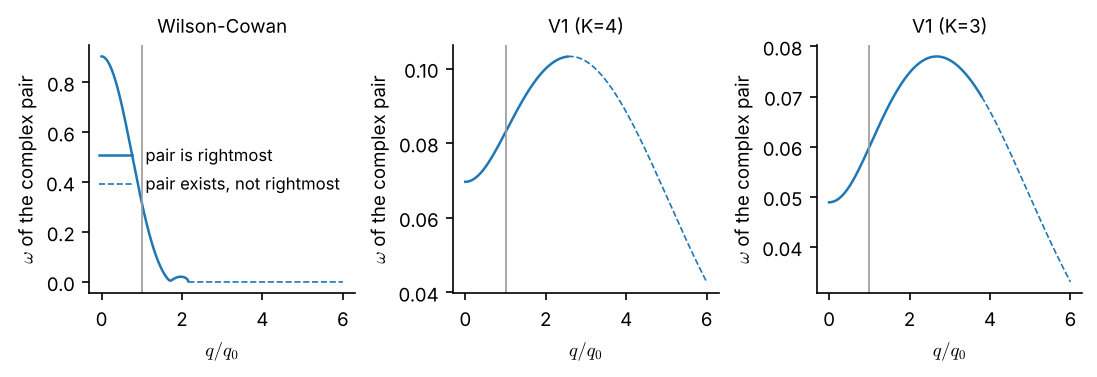

Write the Python code that produced this figure.
"""Frequency of the oscillatory branch versus wavenumber at onset (report Sec. 8.4).

Follows the complex pair through q, reports where it peaks, where it stops being
rightmost, and where it collides into two real eigenvalues.
Usage: uv run python figures/dispersion_bell.py   (writes figures/dispersion_bell.pdf)
"""
import matplotlib
import numpy as np

from mcn_project import presets
from mcn_project.linear import eigenvalues, find_onset

matplotlib.use("Agg")
import matplotlib.pyplot as plt

CASES = {"Wilson-Cowan": (presets.wilson_cowan(), (4, 9)), "V1 (K=4)": (presets.v1(), (0, 1)),
         "V1 (K=3)": (presets.v1(3), (0, 1))}
plt.style.use("figures/style.mplstyle")
fig, axs = plt.subplots(1, 3, figsize=(7.2, 2.4), layout="constrained")
for ax, (name, (model, rng)) in zip(axs, CASES.items()):
    onset = find_onset(model, 1, rng)
    q = np.linspace(0, 6 * onset.q0, 3001)
    ev = eigenvalues(model, q, onset.kappa)
    pair = np.where(abs(ev.imag) > 1e-12, ev.imag, -np.inf).max(axis=1)   # largest Im over branches
    pair = np.where(np.isfinite(pair), pair, 0)
    re_pair = np.array([e[np.argmax(e.imag)].real for e in ev])
    rightmost = re_pair >= ev.real.max(axis=1) - 1e-12
    i_peak = np.argmax(pair)
    lost = q[np.argmax(~rightmost & (q > 0))] if (~rightmost).any() else np.nan
    gone = q[np.argmax(pair == 0)] if (pair == 0).any() else np.nan
    print(f"{name}: omega(0)={pair[0]:.4f}, peak omega={pair[i_peak]:.4f} at q/q0={q[i_peak]/onset.q0:.2f}, "
          f"omega(q0)={onset.omega0:.4f}; pair stops being rightmost at q/q0={lost/onset.q0:.2f}; "
          f"pair becomes real at q/q0={gone/onset.q0:.2f}")
    ax.plot(q / onset.q0, np.where(rightmost, pair, np.nan), "C0", label="pair is rightmost")
    ax.plot(q / onset.q0, np.where(rightmost, np.nan, pair), "C0--", lw=0.8, label="pair exists, not rightmost")
    ax.axvline(1, color="0.6", lw=0.8)
    ax.set(title=name, xlabel="$q/q_0$", ylabel=r"$\omega$ of the complex pair")
axs[0].legend(frameon=False, fontsize=8)
fig.savefig("figures/dispersion_bell.pdf")
fig.savefig("figures/dispersion_bell.png", dpi=150)
